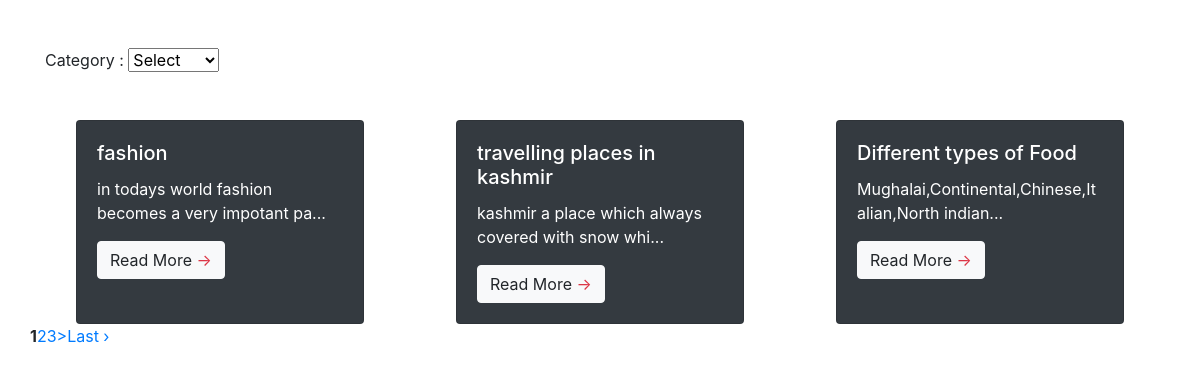
Before: / with the older database file.
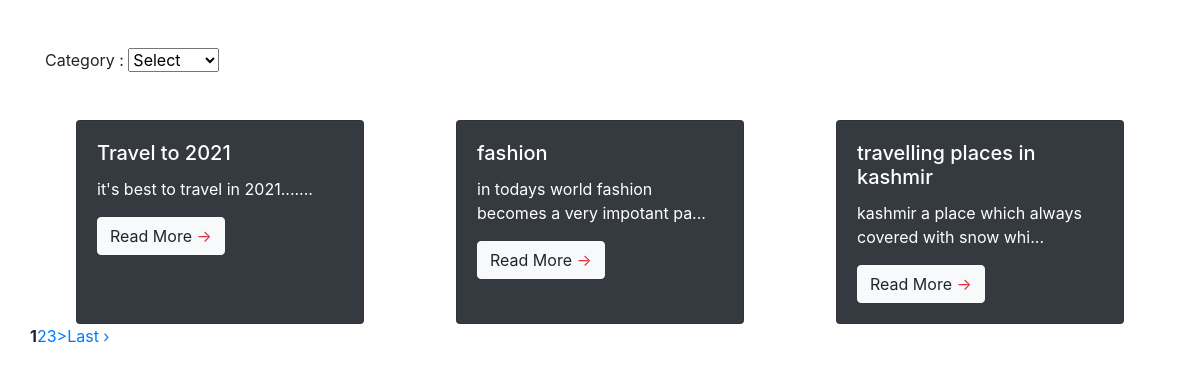
After: the same page with the newer database file.
### tables this page shows
CREATE TABLE `content` (
  `id` int(11) NOT NULL,
  `title` varchar(100) NOT NULL,
  `description` text NOT NULL,
  `createdAt` datetime NOT NULL DEFAULT current_timestamp(),
  `updatedAt` datetime DEFAULT NULL,
  `categoryId` tinyint(4) NOT NULL
);

### application/controllers/Home.php (called while the page is built, shortened)
<?php
class Home extends CI_Controller {
	public function index()
	{
		$this->load->library('pagination');
		$data['title'] = 'Blog using PHP(CI) & MySQL';
		$category = '';
		$this->load->model('content');
		$config['base_url'] = base_url('/home');
		$config['total_rows'] = $this->content->getCount($category);
		$config['per_page'] = 3;
        $config["uri_segment"] = 2;
        $this->pagination->initialize($config);
        $page = ($this->uri->segment(2)) ? $this->uri->segment(2) : 0;
		$data["links"] = $this->pagination->create_links();
		$data['content'] = $this->content->get_content($category,'',$config["per_page"], $page);
		$data['category'] = $this->content->get_category();
		$this->load->view('home', $data);
	}
}

### index.php (called while the page is built, shortened)
<?php
require_once BASEPATH.'core/CodeIgniter.php';

### application/models/Content.php (called while the page is built, shortened)
<?php
class Content extends CI_Model
{
    public function get_content($categoryId='', $id='', $number = 10, $start = 0)
    {
        $this->db->select();
        $this->db->from('content');
        $this->db->order_by('createdAt','desc');
        $this->db->limit($number, $start);
        $query = $this->db->get();
        return (!empty($id)? $query->row_array() : $query->result_array());
    }
	 public function getCount($categoryId = '') {
		$this->db->from("content");
        $result = $this->db->count_all_results();
		return $result;
    }
	public function get_category()
    {
        $this->db->select();
        $this->db->from('category');
        $query = $this->db->get();
        return $query->result_array();
    }
}
?>

### application/views/home.php (the view, shortened to what this page needs)
?><!DOCTYPE html>
<html lang="en">
<head>
    <link rel="stylesheet" href="https://stackpath.bootstrapcdn.com/bootstrap/4.5.2/css/bootstrap.min.css">
</head>
<body>
    <div class="container mt-5">
       <form>
		Category : <select name='category' onchange='this.form.submit()'>
		<option value=''> Select </option>
		</select>
		</form>
        <div class="row">
            <?php if(!empty($content) && is_array($content)){
			foreach($content as $row){ ?>
                <div class="col-12 col-lg-4 d-flex justify-content-center">
                    <div class="card text-white bg-dark mt-5" style="width: 18rem;">
                        <div class="card-body">
                            <h5 class="card-title"><?php echo $row['title'];?></h5>
                            <p class="card-text"><?php echo substr($row['description'], 0, 50);?>...</p>
                            <a href="view.php?id=<?php echo $row['id']?>" class="btn btn-light">Read More <span class="text-danger">&rarr;</span></a>
                        </div>
                    </div>
                </div>
            <?php }
			}?>
        </div>
		<div class="row">
		<br />
        <div > <?php echo $links;?> </div>
	   </div>
    </div>
</body>
</html>

Changed rows visible on the page:
no longer on this page (row unchanged): content: title "Different types of Food", description "Mughalai,Continental,Chinese,Italian,North indian"
added content: title "Travel to 2021", description "it's best to travel in 2021...."
